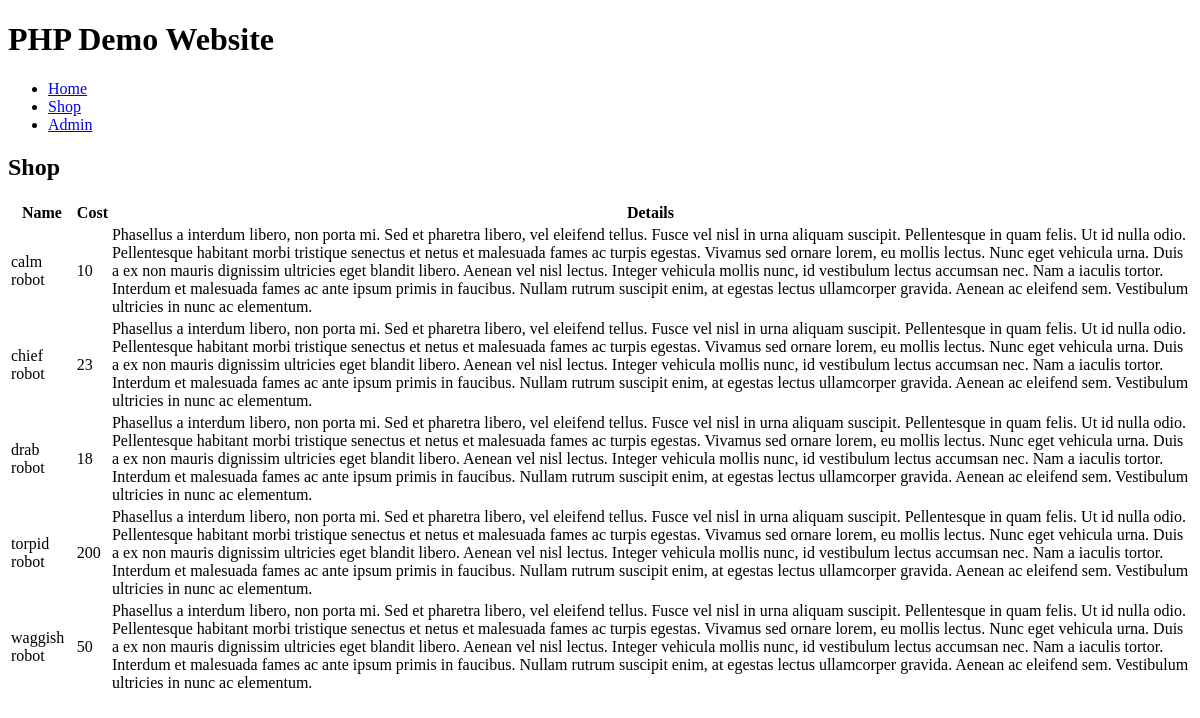
The app's page /shop.php, older data.
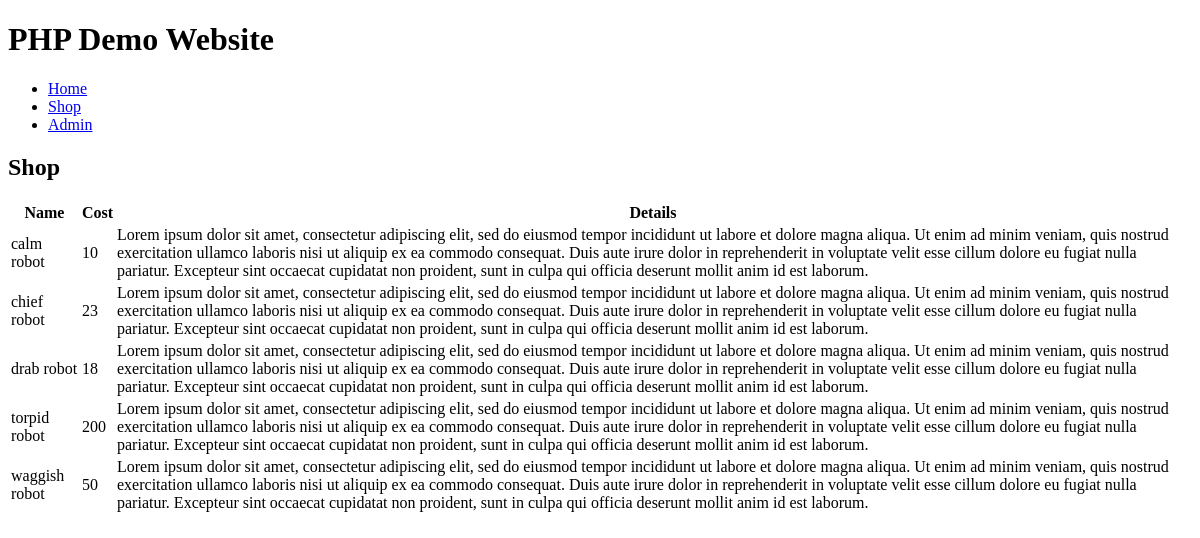
The same page, newer data.
### tables this page shows
CREATE TABLE item (
  name VARCHAR(255) NOT NULL PRIMARY KEY,
  cost DECIMAL,
  details TEXT
);

### php/db.php (called while the page is built, shortened)
<?php
function &getConnection($host = 'localhost', $uname = 'root', $pword = '', $db = 'php_demo') {
    $con = new mysqli($host, $uname, $pword, $db);
    if ($con->connect_errno) {
        die($con->connect_error);
    } else {
        return $con;
    }
}
function &getAllItems() {
    $con = getConnection();
    $rst = $con->query("SELECT * FROM item");
    $rows = $rst->fetch_all();
    return $rows;
}
?>

### public/shop.php (the view, shortened to what this page needs)
<?php include "../php/db.php";?>
<!DOCTYPE html>
<html>
  <head>
  </head>
  <body>
    <?php include "../php/header.php" ?>
    <h2>Shop</h2>
    <table>
        <tr>
            <th>Name</th>
            <th>Cost</th>
            <th>Details</th>
        </tr>
    <?php
        $rows = getAllItems();
        foreach($rows as $row)
            echo "<tr>
                    <td>$row[0]</td>
                    <td>$row[1]</td>
                    <td>$row[2]</td>
                  </tr>";
    ?>
    </table>
  </body>
</html>

### php/header.php
<header>
  <h1>PHP Demo Website</h1>
  <nav>
    <ul>
      <li>
        <a href="../public/index.php">Home</a>
      </li>
      <li>
        <a href="../public/shop.php">Shop</a>
      </li>
      <li>
        <a href="../public/admin.php">Admin</a>
      </li>
    </ul>
  </nav>
</header>

Row changes from the older to the newer data that the page shows:
changed item "calm robot": details "Phasellus a interdum libero, non porta mi. Sed et pharetra libero, vel eleifend tellus. Fusce vel nisl in urna aliquam suscipit. Pellentesque in quam felis. Ut id nulla odio. Pellentesque habitant morbi tristique senectus et netus et malesuada fames ac turpis egestas. Vivamus sed ornare lorem, eu mollis lectus. Nunc eget vehicula urna. Duis a ex non mauris dignissim ultricies eget blandit libero. Aenean vel nisl lectus. Integer vehicula mollis nunc, id vestibulum lectus accumsan nec. Nam a iaculis tortor. Interdum et malesuada fames ac ante ipsum primis in faucibus. Nullam rutrum suscipit enim, at egestas lectus ullamcorper gravida. Aenean ac eleifend sem. Vestibulum ultricies in nunc ac…" → "Lorem ipsum dolor sit amet, consectetur adipiscing elit, sed do eiusmod tempor incididunt ut labore et dolore magna aliqua. Ut enim ad minim veniam, quis nostrud exercitation ullamco laboris nisi ut aliquip ex ea commodo consequat. Duis aute irure dolor in reprehenderit in voluptate velit esse cillum dolore eu fugiat nulla pariatur. Excepteur sint occaecat cupidatat non proident, sunt in culpa qui officia deserunt mollit anim id est laborum."
changed item "chief robot": details "Phasellus a interdum libero, non porta mi. Sed et pharetra libero, vel eleifend tellus. Fusce vel nisl in urna aliquam suscipit. Pellentesque in quam felis. Ut id nulla odio. Pellentesque habitant morbi tristique senectus et netus et malesuada fames ac turpis egestas. Vivamus sed ornare lorem, eu mollis lectus. Nunc eget vehicula urna. Duis a ex non mauris dignissim ultricies eget blandit libero. Aenean vel nisl lectus. Integer vehicula mollis nunc, id vestibulum lectus accumsan nec. Nam a iaculis tortor. Interdum et malesuada fames ac ante ipsum primis in faucibus. Nullam rutrum suscipit enim, at egestas lectus ullamcorper gravida. Aenean ac eleifend sem. Vestibulum ultricies in nunc ac…" → "Lorem ipsum dolor sit amet, consectetur adipiscing elit, sed do eiusmod tempor incididunt ut labore et dolore magna aliqua. Ut enim ad minim veniam, quis nostrud exercitation ullamco laboris nisi ut aliquip ex ea commodo consequat. Duis aute irure dolor in reprehenderit in voluptate velit esse cillum dolore eu fugiat nulla pariatur. Excepteur sint occaecat cupidatat non proident, sunt in culpa qui officia deserunt mollit anim id est laborum."
changed item "drab robot": details "Phasellus a interdum libero, non porta mi. Sed et pharetra libero, vel eleifend tellus. Fusce vel nisl in urna aliquam suscipit. Pellentesque in quam felis. Ut id nulla odio. Pellentesque habitant morbi tristique senectus et netus et malesuada fames ac turpis egestas. Vivamus sed ornare lorem, eu mollis lectus. Nunc eget vehicula urna. Duis a ex non mauris dignissim ultricies eget blandit libero. Aenean vel nisl lectus. Integer vehicula mollis nunc, id vestibulum lectus accumsan nec. Nam a iaculis tortor. Interdum et malesuada fames ac ante ipsum primis in faucibus. Nullam rutrum suscipit enim, at egestas lectus ullamcorper gravida. Aenean ac eleifend sem. Vestibulum ultricies in nunc ac…" → "Lorem ipsum dolor sit amet, consectetur adipiscing elit, sed do eiusmod tempor incididunt ut labore et dolore magna aliqua. Ut enim ad minim veniam, quis nostrud exercitation ullamco laboris nisi ut aliquip ex ea commodo consequat. Duis aute irure dolor in reprehenderit in voluptate velit esse cillum dolore eu fugiat nulla pariatur. Excepteur sint occaecat cupidatat non proident, sunt in culpa qui officia deserunt mollit anim id est laborum."
changed item "torpid robot": details "Phasellus a interdum libero, non porta mi. Sed et pharetra libero, vel eleifend tellus. Fusce vel nisl in urna aliquam suscipit. Pellentesque in quam felis. Ut id nulla odio. Pellentesque habitant morbi tristique senectus et netus et malesuada fames ac turpis egestas. Vivamus sed ornare lorem, eu mollis lectus. Nunc eget vehicula urna. Duis a ex non mauris dignissim ultricies eget blandit libero. Aenean vel nisl lectus. Integer vehicula mollis nunc, id vestibulum lectus accumsan nec. Nam a iaculis tortor. Interdum et malesuada fames ac ante ipsum primis in faucibus. Nullam rutrum suscipit enim, at egestas lectus ullamcorper gravida. Aenean ac eleifend sem. Vestibulum ultricies in nunc ac…" → "Lorem ipsum dolor sit amet, consectetur adipiscing elit, sed do eiusmod tempor incididunt ut labore et dolore magna aliqua. Ut enim ad minim veniam, quis nostrud exercitation ullamco laboris nisi ut aliquip ex ea commodo consequat. Duis aute irure dolor in reprehenderit in voluptate velit esse cillum dolore eu fugiat nulla pariatur. Excepteur sint occaecat cupidatat non proident, sunt in culpa qui officia deserunt mollit anim id est laborum."
changed item "waggish robot": details "Phasellus a interdum libero, non porta mi. Sed et pharetra libero, vel eleifend tellus. Fusce vel nisl in urna aliquam suscipit. Pellentesque in quam felis. Ut id nulla odio. Pellentesque habitant morbi tristique senectus et netus et malesuada fames ac turpis egestas. Vivamus sed ornare lorem, eu mollis lectus. Nunc eget vehicula urna. Duis a ex non mauris dignissim ultricies eget blandit libero. Aenean vel nisl lectus. Integer vehicula mollis nunc, id vestibulum lectus accumsan nec. Nam a iaculis tortor. Interdum et malesuada fames ac ante ipsum primis in faucibus. Nullam rutrum suscipit enim, at egestas lectus ullamcorper gravida. Aenean ac eleifend sem. Vestibulum ultricies in nunc ac…" → "Lorem ipsum dolor sit amet, consectetur adipiscing elit, sed do eiusmod tempor incididunt ut labore et dolore magna aliqua. Ut enim ad minim veniam, quis nostrud exercitation ullamco laboris nisi ut aliquip ex ea commodo consequat. Duis aute irure dolor in reprehenderit in voluptate velit esse cillum dolore eu fugiat nulla pariatur. Excepteur sint occaecat cupidatat non proident, sunt in culpa qui officia deserunt mollit anim id est laborum."
